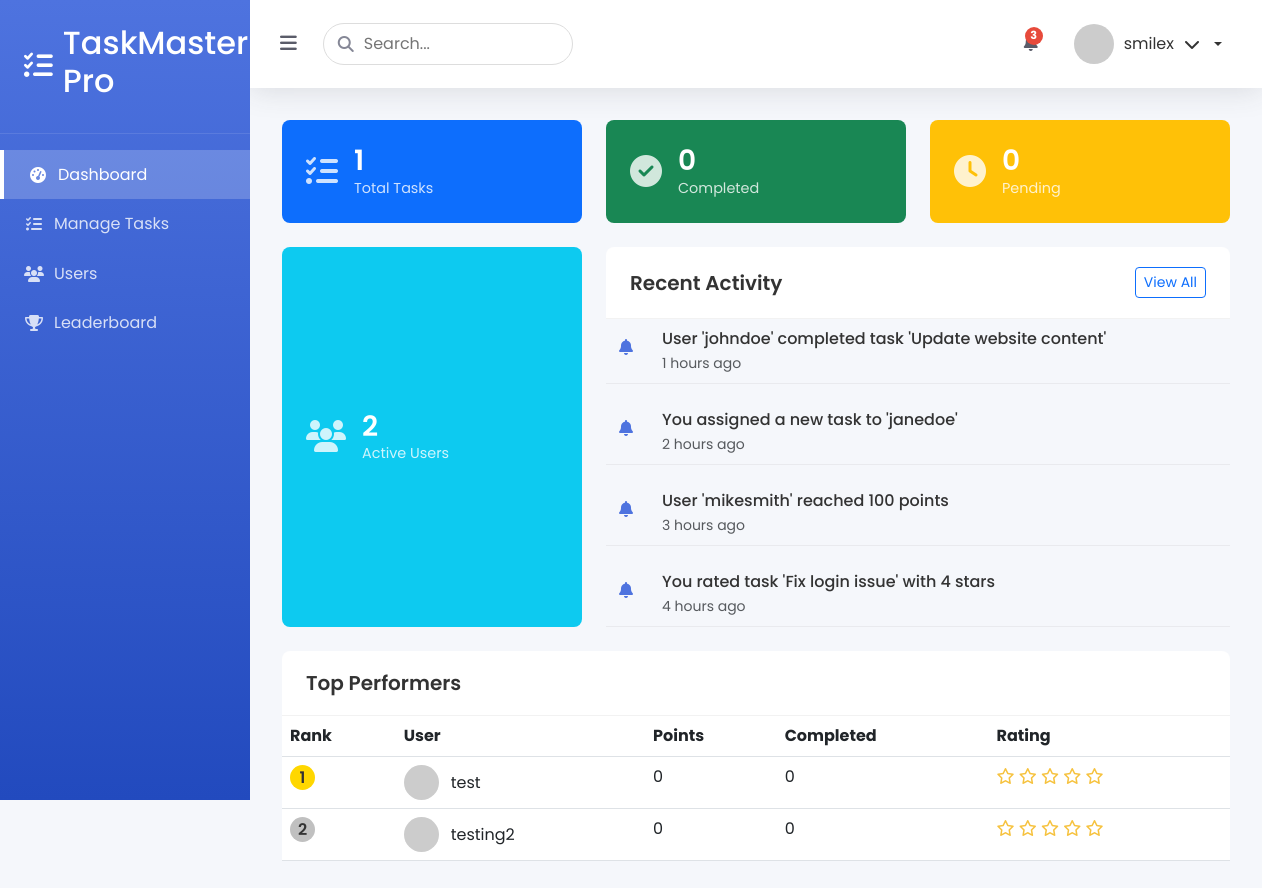
The page /admin-dashboard/ (signed in) on the database as committed earlier.
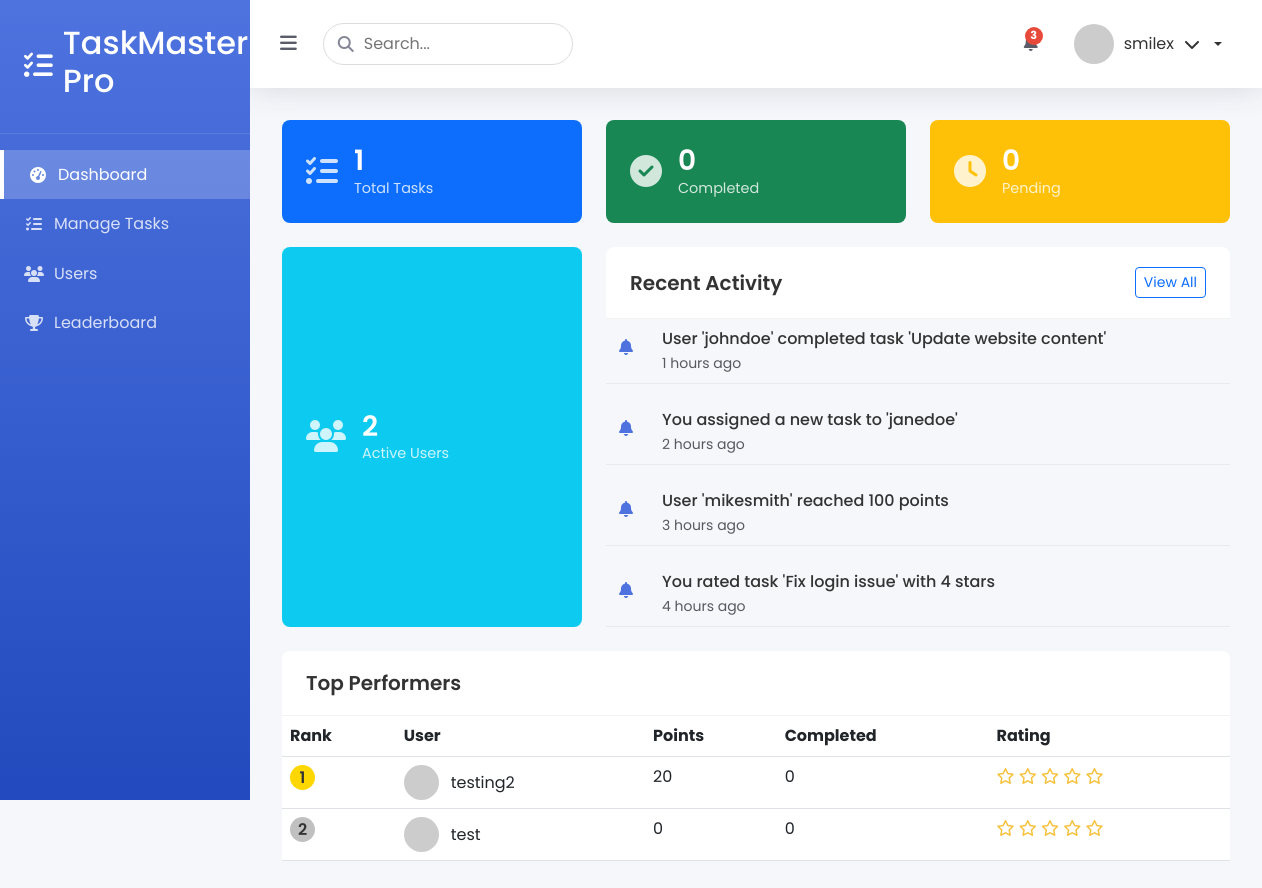
The same page on the database as committed later.
### myapp/models.py (models this page shows, shortened)
class CustomUser(AbstractUser):
    is_admin = models.BooleanField(default=False)
    points = models.IntegerField(default=0)
    rewards = models.IntegerField(default=0)

### myapp/views.py (the view)
# urls.py: path('admin-dashboard/', admin_dashboard, name='admin_dashboard'),
@login_required
def admin_dashboard(request):
    if not request.user.is_admin:
        return redirect('user_dashboard')
    total_tasks = Task.objects.count()
    pending_tasks = Task.objects.filter(status='pending').count()
    active_users = CustomUser.objects.filter(is_admin=False).count()
    completed_tasks = Task.objects.filter(status='verified').count()
    top_performers = CustomUser.objects.filter(is_admin=False).annotate(
        verified_count=Count('assigned_tasks', filter=Q(assigned_tasks__status='verified'))
    ).order_by('-points')[:5]
    recent_activities = [
        "User 'johndoe' completed task 'Update website content'",
        "You assigned a new task to 'janedoe'",
        "User 'mikesmith' reached 100 points",
        "You rated task 'Fix login issue' with 4 stars"
    ][:5]
    context = {
        'total_tasks': total_tasks,
        'pending_tasks': pending_tasks,
        'active_users': active_users,
        'completed_tasks': completed_tasks,
        'top_performers': top_performers,
        'recent_activities': recent_activities,
    }
    return render(request, 'myapp/admin_dashboard.html', context)

### myapp/templates/myapp/admin_dashboard.html (shortened to what the changed rows need)
{% extends "myapp/base_admin.html" %}
{% block content %}
<div class="dashboard-grid">
    <div class="activity-card">
        <div class="card-body">
            <div class="activity-list">
                {% for activity in recent_activities %}
                <div class="activity-item">
                    <div class="activity-icon">
                        <i class="fas fa-bell"></i>
                    </div>
                    <div class="activity-content">
                        <p>{{ activity }}</p>
                        <small class="text-muted">{{ forloop.counter }} hours ago</small>
                    </div>
                </div>
                {% endfor %}
            </div>
        </div>
    </div>
    <div class="performers-card">
        <div class="card-body">
            <div class="table-responsive">
                <table class="table table-hover">
                    <thead>
                        <tr>
                            <th>Rank</th>
                            <th>User</th>
                            <th>Points</th>
                            <th>Completed</th>
                            <th>Rating</th>
                        </tr>
                    </thead>
                    <tbody>
                        {% for user in top_performers %}
                        <tr>
                            <td>
                                <span class="rank-badge rank-{{ forloop.counter }}">
                                    {{ forloop.counter }}
                                </span>
                            </td>
                            <td>
                                <div class="user-info">
                                    <img src="https://ui-avatars.com/api/?name={{ user.username }}&background=random" alt="{{ user.username }}">
                                    <span>{{ user.username }}</span>
                                </div>
                            </td>
                            <td>{{ user.points }}</td>
                            <td>{{ user.verified_count }}</td>
                            <td>
                                <div class="rating">
                                    {% with ''|center:5 as range %}
                                    {% for _ in range %}
                                        {% if forloop.counter <= user.average_rating|default:0 %}
                                        <i class="fas fa-star"></i>
                                        {% else %}
                                        <i class="far fa-star"></i>
                                        {% endif %}
                                    {% endfor %}
                                    {% endwith %}
                                </div>
                            </td>
                        </tr>
                        {% endfor %}
                    </tbody>
                </table>
            </div>
        </div>
    </div>
</div>
{% endblock %}

Rows that differ between the two databases and show on the page:
changed CustomUser "testing2": points "0" → "20"; moves up the list
